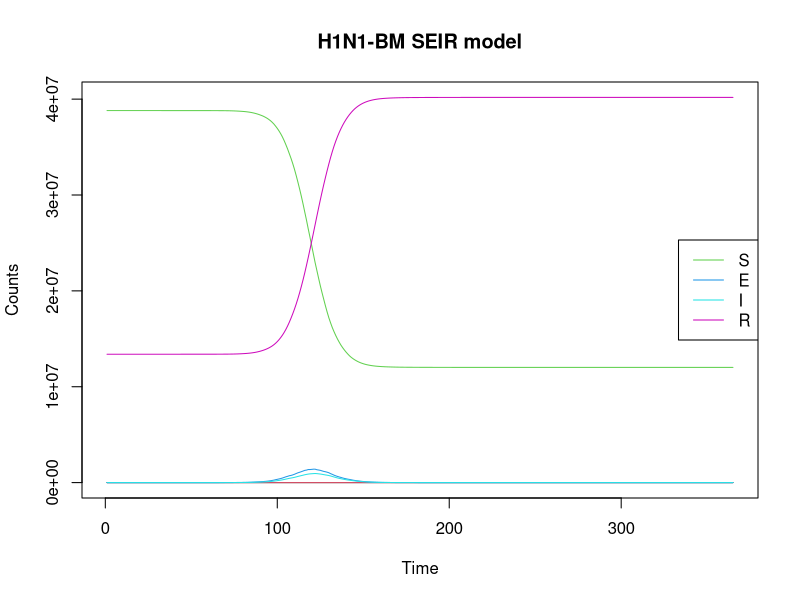
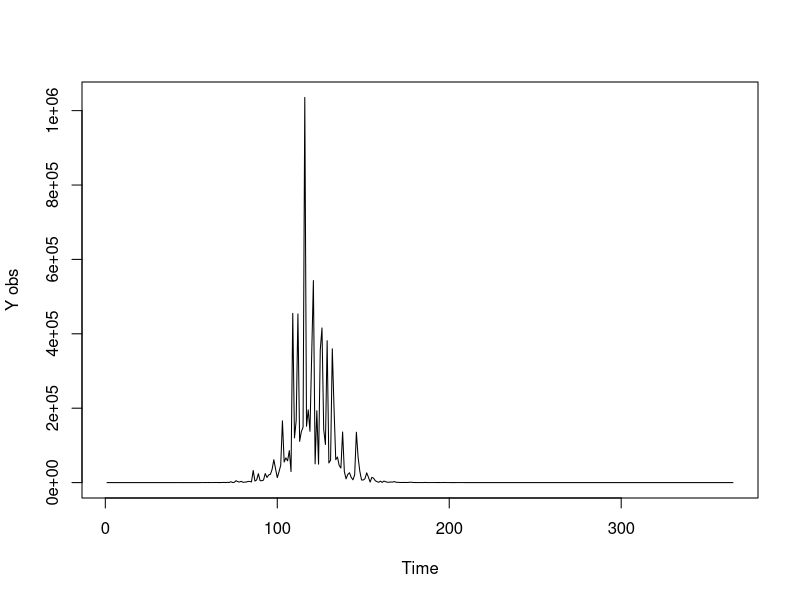

R code for these plots, in order:
rm(list=ls())
require(deSolve)
set.seed(007) #015
times <- 1:365
N=52196381
sigma <- 0.4
## first, simulate a set of random deviates
e <- rnorm(n = length(times) - 1, sd = sqrt(0.01))
## now compute their cumulative sum
e <- c(0, cumsum(e))


beta<- exp(sigma*e)
write.csv(beta,"simulatebeta.csv")


# H1N1 <- function(time, current_state, params){
# 
#   with(as.list(c(current_state, params)),{
#     for(t in 1:times){
#     N <- S+E+I+R
#     dS <- -(beta[t]*S*I)/N
#     dE <- (beta[t]*S*I)/N - E/k
#     dI <- E/k - I/gamma
#     dR <- I/gamma
#    }
#     return(list(c(dS, dE, dI, dR)))
#   })
# }
H1N1 <- function(time, current_state, params){
  
  with(as.list(c(current_state, params)),{
    
      N <- S+E+I+R
      dt <- 1
      dS <- -beta[t]*S*I/N
      dE <- beta[t]*S*I/N - E/k
      dI <- E/k - I/gamma
      dR <- I/gamma
    
    return(list(c(dt, dS, dE, dI, dR)))
  })
}


params <- c(k=1.59, gamma=1.08)

library('truncnorm')
R0 <- rtruncnorm(1, a=0, b=1, mean = 0.15, sd = 0.15)
E0 <-runif(1,-16, -9)
I0 <-runif(1,-16, -9)
#x <-runif(1, -5,2)
S <- N
R <- R0*S
S <- S - R

E <- exp(E0 + log(S))
S <- S - E
I <- exp(I0 + log(S))
S <- S - I


initial_state<- c(t=1, S=S, E=E, I=I, R=R)
#initial_state <- c(t=1,S=52196380, E=1, I=0, R=0)
model1 <- ode(initial_state, times, H1N1, params)

summary(model1)

matplot(model1, type="l", lty=1, main="H1N1-BM SEIR model", xlab="Time",ylab = "Counts")
legend <- colnames(model1)[3:6]
legend("right", legend=legend, col=3:6, lty = 1)

Z1 <-model1[,4]/1.59

tau1 <- 0.8#runif(1,0,1)
Y1 <-vector(length = 365)
for (i in 1:365){
  #Y1[i]<- rlnorm(1,log(Z1[i,]/5),tau1)
  Y1[i]<- rlnorm(1,log(Z1[i]/5),tau1)
}
plot(Y1,type='l',ylab="Y obs", xlab = "Time")
write.csv(Y1,"simY11.csv")
write.csv(model1,"simulatestates1.csv")
